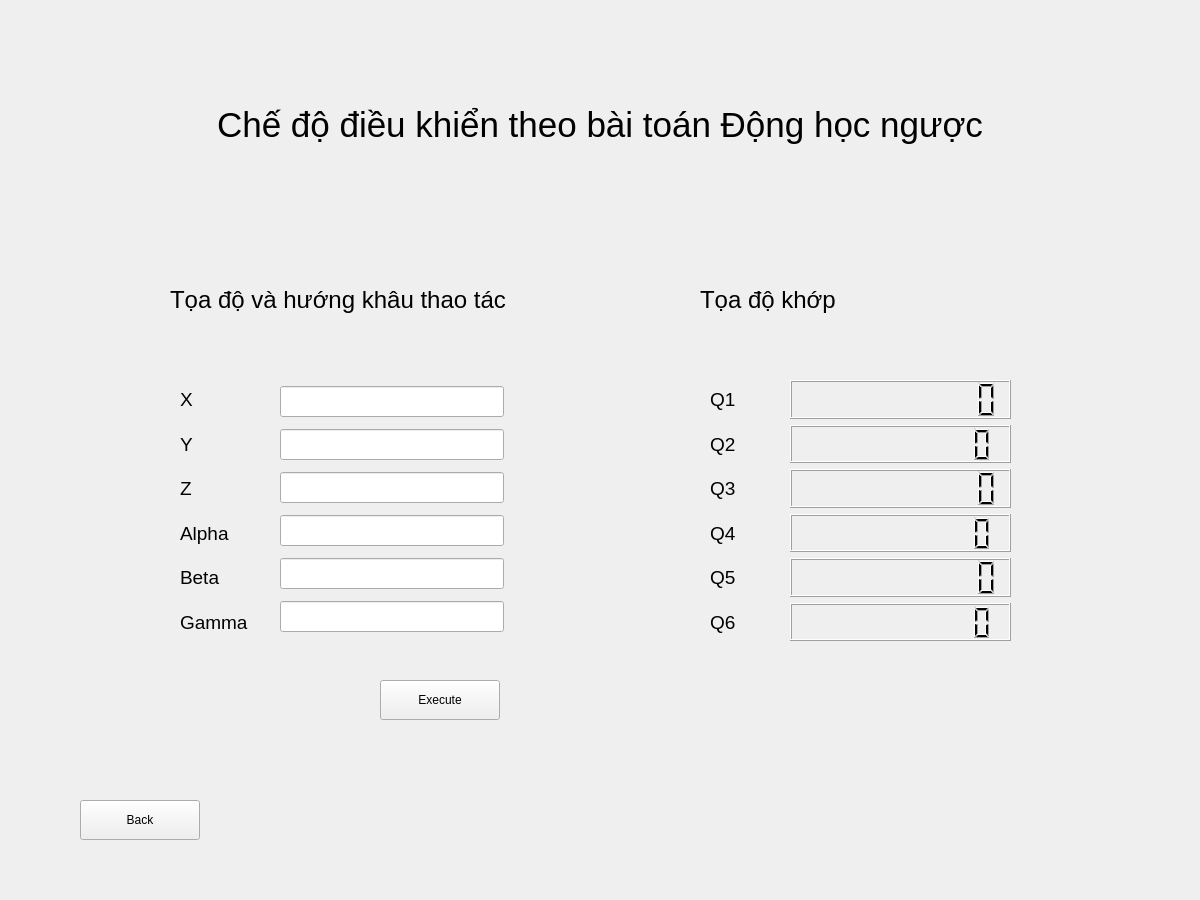
<?xml version="1.0" encoding="UTF-8"?>
<ui version="4.0">
 <class>Window1</class>
 <widget class="QWidget" name="Window1">
  <property name="geometry">
   <rect>
    <x>0</x>
    <y>0</y>
    <width>1200</width>
    <height>900</height>
   </rect>
  </property>
  <property name="windowTitle">
   <string>Window1</string>
  </property>
  <widget class="QPushButton" name="BackButton">
   <property name="geometry">
    <rect>
     <x>80</x>
     <y>800</y>
     <width>120</width>
     <height>40</height>
    </rect>
   </property>
   <property name="text">
    <string>Back</string>
   </property>
  </widget>
  <widget class="QLabel" name="label">
   <property name="geometry">
    <rect>
     <x>0</x>
     <y>50</y>
     <width>1200</width>
     <height>150</height>
    </rect>
   </property>
   <property name="font">
    <font>
     <family>Segoe UI</family>
     <pointsize>26</pointsize>
    </font>
   </property>
   <property name="text">
    <string>Chế độ điều khiển theo bài toán Động học ngược</string>
   </property>
   <property name="alignment">
    <set>Qt::AlignCenter</set>
   </property>
  </widget>
  <widget class="QPushButton" name="ExecuteButton">
   <property name="geometry">
    <rect>
     <x>380</x>
     <y>680</y>
     <width>120</width>
     <height>40</height>
    </rect>
   </property>
   <property name="text">
    <string>Execute</string>
   </property>
  </widget>
  <widget class="QWidget" name="layoutWidget">
   <property name="geometry">
    <rect>
     <x>790</x>
     <y>380</y>
     <width>221</width>
     <height>261</height>
    </rect>
   </property>
   <layout class="QVBoxLayout" name="verticalLayout_2">
    <item>
     <widget class="QLCDNumber" name="lcdNumberQ1">
      <property name="layoutDirection">
       <enum>Qt::LeftToRight</enum>
      </property>
      <property name="smallDecimalPoint">
       <bool>false</bool>
      </property>
      <property name="digitCount">
       <number>10</number>
      </property>
     </widget>
    </item>
    <item>
     <widget class="QLCDNumber" name="lcdNumberQ2">
      <property name="layoutDirection">
       <enum>Qt::LeftToRight</enum>
      </property>
      <property name="smallDecimalPoint">
       <bool>false</bool>
      </property>
      <property name="digitCount">
       <number>10</number>
      </property>
     </widget>
    </item>
    <item>
     <widget class="QLCDNumber" name="lcdNumberQ3">
      <property name="layoutDirection">
       <enum>Qt::LeftToRight</enum>
      </property>
      <property name="smallDecimalPoint">
       <bool>false</bool>
      </property>
      <property name="digitCount">
       <number>10</number>
      </property>
     </widget>
    </item>
    <item>
     <widget class="QLCDNumber" name="lcdNumberQ4">
      <property name="layoutDirection">
       <enum>Qt::LeftToRight</enum>
      </property>
      <property name="smallDecimalPoint">
       <bool>false</bool>
      </property>
      <property name="digitCount">
       <number>10</number>
      </property>
     </widget>
    </item>
    <item>
     <widget class="QLCDNumber" name="lcdNumberQ5">
      <property name="layoutDirection">
       <enum>Qt::LeftToRight</enum>
      </property>
      <property name="smallDecimalPoint">
       <bool>false</bool>
      </property>
      <property name="digitCount">
       <number>10</number>
      </property>
     </widget>
    </item>
    <item>
     <widget class="QLCDNumber" name="lcdNumberQ6">
      <property name="layoutDirection">
       <enum>Qt::LeftToRight</enum>
      </property>
      <property name="smallDecimalPoint">
       <bool>false</bool>
      </property>
      <property name="digitCount">
       <number>10</number>
      </property>
     </widget>
    </item>
   </layout>
  </widget>
  <widget class="QWidget" name="layoutWidget_2">
   <property name="geometry">
    <rect>
     <x>180</x>
     <y>380</y>
     <width>91</width>
     <height>261</height>
    </rect>
   </property>
   <layout class="QVBoxLayout" name="verticalLayout_3">
    <item>
     <widget class="QLabel" name="label_8">
      <property name="font">
       <font>
        <family>Segoe UI</family>
        <pointsize>14</pointsize>
       </font>
      </property>
      <property name="text">
       <string>X</string>
      </property>
      <property name="alignment">
       <set>Qt::AlignLeading|Qt::AlignLeft|Qt::AlignVCenter</set>
      </property>
     </widget>
    </item>
    <item>
     <widget class="QLabel" name="label_18">
      <property name="font">
       <font>
        <family>Segoe UI</family>
        <pointsize>14</pointsize>
       </font>
      </property>
      <property name="text">
       <string>Y</string>
      </property>
      <property name="alignment">
       <set>Qt::AlignLeading|Qt::AlignLeft|Qt::AlignVCenter</set>
      </property>
     </widget>
    </item>
    <item>
     <widget class="QLabel" name="label_19">
      <property name="font">
       <font>
        <family>Segoe UI</family>
        <pointsize>14</pointsize>
       </font>
      </property>
      <property name="text">
       <string>Z</string>
      </property>
      <property name="alignment">
       <set>Qt::AlignLeading|Qt::AlignLeft|Qt::AlignVCenter</set>
      </property>
     </widget>
    </item>
    <item>
     <widget class="QLabel" name="label_20">
      <property name="font">
       <font>
        <family>Segoe UI</family>
        <pointsize>14</pointsize>
       </font>
      </property>
      <property name="text">
       <string>Alpha</string>
      </property>
      <property name="alignment">
       <set>Qt::AlignLeading|Qt::AlignLeft|Qt::AlignVCenter</set>
      </property>
     </widget>
    </item>
    <item>
     <widget class="QLabel" name="label_21">
      <property name="font">
       <font>
        <family>Segoe UI</family>
        <pointsize>14</pointsize>
       </font>
      </property>
      <property name="text">
       <string>Beta</string>
      </property>
      <property name="alignment">
       <set>Qt::AlignLeading|Qt::AlignLeft|Qt::AlignVCenter</set>
      </property>
     </widget>
    </item>
    <item>
     <widget class="QLabel" name="label_22">
      <property name="font">
       <font>
        <family>Segoe UI</family>
        <pointsize>14</pointsize>
       </font>
      </property>
      <property name="text">
       <string>Gamma</string>
      </property>
      <property name="alignment">
       <set>Qt::AlignLeading|Qt::AlignLeft|Qt::AlignVCenter</set>
      </property>
     </widget>
    </item>
   </layout>
  </widget>
  <widget class="QLabel" name="label_16">
   <property name="geometry">
    <rect>
     <x>700</x>
     <y>270</y>
     <width>250</width>
     <height>60</height>
    </rect>
   </property>
   <property name="font">
    <font>
     <family>Segoe UI</family>
     <pointsize>18</pointsize>
    </font>
   </property>
   <property name="text">
    <string>Tọa độ khớp</string>
   </property>
   <property name="alignment">
    <set>Qt::AlignLeading|Qt::AlignLeft|Qt::AlignVCenter</set>
   </property>
  </widget>
  <widget class="QLabel" name="label_17">
   <property name="geometry">
    <rect>
     <x>170</x>
     <y>270</y>
     <width>450</width>
     <height>60</height>
    </rect>
   </property>
   <property name="font">
    <font>
     <family>Segoe UI</family>
     <pointsize>18</pointsize>
    </font>
   </property>
   <property name="text">
    <string>Tọa độ và hướng khâu thao tác</string>
   </property>
   <property name="alignment">
    <set>Qt::AlignLeading|Qt::AlignLeft|Qt::AlignVCenter</set>
   </property>
  </widget>
  <widget class="QWidget" name="layoutWidget_3">
   <property name="geometry">
    <rect>
     <x>710</x>
     <y>380</y>
     <width>71</width>
     <height>261</height>
    </rect>
   </property>
   <layout class="QVBoxLayout" name="verticalLayout">
    <item>
     <widget class="QLabel" name="label_2">
      <property name="font">
       <font>
        <family>Segoe UI</family>
        <pointsize>14</pointsize>
       </font>
      </property>
      <property name="text">
       <string>Q1</string>
      </property>
      <property name="alignment">
       <set>Qt::AlignLeading|Qt::AlignLeft|Qt::AlignVCenter</set>
      </property>
     </widget>
    </item>
    <item>
     <widget class="QLabel" name="label_3">
      <property name="font">
       <font>
        <family>Segoe UI</family>
        <pointsize>14</pointsize>
       </font>
      </property>
      <property name="text">
       <string>Q2</string>
      </property>
      <property name="alignment">
       <set>Qt::AlignLeading|Qt::AlignLeft|Qt::AlignVCenter</set>
      </property>
     </widget>
    </item>
    <item>
     <widget class="QLabel" name="label_4">
      <property name="font">
       <font>
        <family>Segoe UI</family>
        <pointsize>14</pointsize>
       </font>
      </property>
      <property name="text">
       <string>Q3</string>
      </property>
      <property name="alignment">
       <set>Qt::AlignLeading|Qt::AlignLeft|Qt::AlignVCenter</set>
      </property>
     </widget>
    </item>
    <item>
     <widget class="QLabel" name="label_5">
      <property name="font">
       <font>
        <family>Segoe UI</family>
        <pointsize>14</pointsize>
       </font>
      </property>
      <property name="text">
       <string>Q4</string>
      </property>
      <property name="alignment">
       <set>Qt::AlignLeading|Qt::AlignLeft|Qt::AlignVCenter</set>
      </property>
     </widget>
    </item>
    <item>
     <widget class="QLabel" name="label_6">
      <property name="font">
       <font>
        <family>Segoe UI</family>
        <pointsize>14</pointsize>
       </font>
      </property>
      <property name="text">
       <string>Q5</string>
      </property>
      <property name="alignment">
       <set>Qt::AlignLeading|Qt::AlignLeft|Qt::AlignVCenter</set>
      </property>
     </widget>
    </item>
    <item>
     <widget class="QLabel" name="label_7">
      <property name="font">
       <font>
        <family>Segoe UI</family>
        <pointsize>14</pointsize>
       </font>
      </property>
      <property name="text">
       <string>Q6</string>
      </property>
      <property name="alignment">
       <set>Qt::AlignLeading|Qt::AlignLeft|Qt::AlignVCenter</set>
      </property>
     </widget>
    </item>
   </layout>
  </widget>
  <widget class="QWidget" name="layoutWidget_4">
   <property name="geometry">
    <rect>
     <x>280</x>
     <y>380</y>
     <width>224</width>
     <height>259</height>
    </rect>
   </property>
   <layout class="QVBoxLayout" name="verticalLayout_4">
    <item>
     <widget class="QLineEdit" name="lineEditX">
      <property name="font">
       <font>
        <family>Segoe UI</family>
        <pointsize>14</pointsize>
       </font>
      </property>
      <property name="alignment">
       <set>Qt::AlignRight|Qt::AlignTrailing|Qt::AlignVCenter</set>
      </property>
     </widget>
    </item>
    <item>
     <widget class="QLineEdit" name="lineEditY">
      <property name="font">
       <font>
        <family>Segoe UI</family>
        <pointsize>14</pointsize>
       </font>
      </property>
      <property name="alignment">
       <set>Qt::AlignRight|Qt::AlignTrailing|Qt::AlignVCenter</set>
      </property>
     </widget>
    </item>
    <item>
     <widget class="QLineEdit" name="lineEditZ">
      <property name="font">
       <font>
        <family>Segoe UI</family>
        <pointsize>14</pointsize>
       </font>
      </property>
      <property name="alignment">
       <set>Qt::AlignRight|Qt::AlignTrailing|Qt::AlignVCenter</set>
      </property>
     </widget>
    </item>
    <item>
     <widget class="QLineEdit" name="lineEditAlpha">
      <property name="font">
       <font>
        <family>Segoe UI</family>
        <pointsize>14</pointsize>
       </font>
      </property>
      <property name="alignment">
       <set>Qt::AlignRight|Qt::AlignTrailing|Qt::AlignVCenter</set>
      </property>
     </widget>
    </item>
    <item>
     <widget class="QLineEdit" name="lineEditBeta">
      <property name="font">
       <font>
        <family>Segoe UI</family>
        <pointsize>14</pointsize>
       </font>
      </property>
      <property name="alignment">
       <set>Qt::AlignRight|Qt::AlignTrailing|Qt::AlignVCenter</set>
      </property>
     </widget>
    </item>
    <item>
     <widget class="QLineEdit" name="lineEditGamma">
      <property name="font">
       <font>
        <family>Segoe UI</family>
        <pointsize>14</pointsize>
       </font>
      </property>
      <property name="alignment">
       <set>Qt::AlignRight|Qt::AlignTrailing|Qt::AlignVCenter</set>
      </property>
     </widget>
    </item>
   </layout>
  </widget>
 </widget>
 <resources/>
 <connections/>
</ui>
